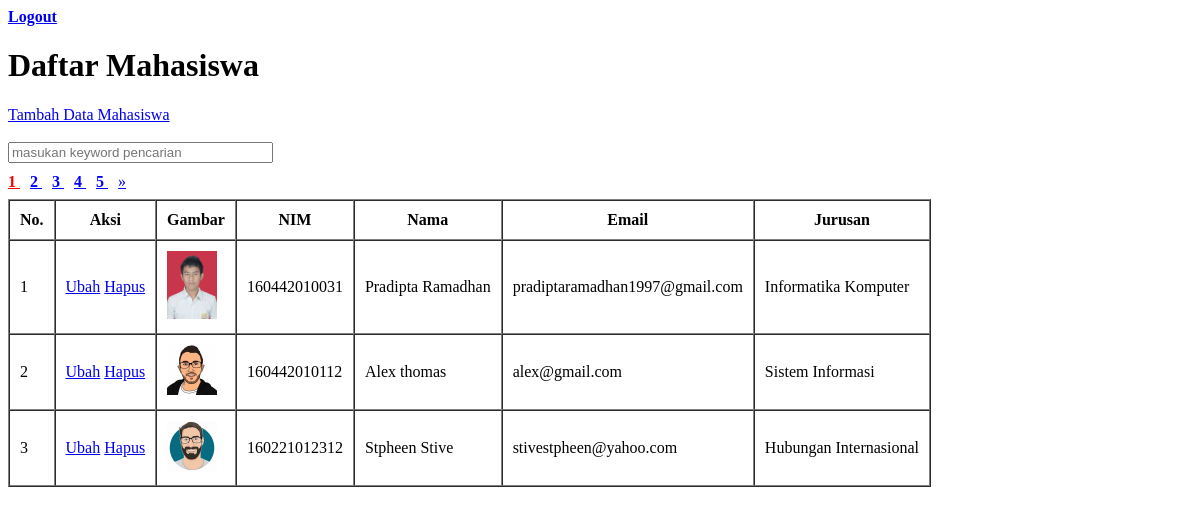
The app's page /index.php (signed in) with its own data.
### tables this page shows
CREATE TABLE `mahasiswa` (
  `id` int(11) NOT NULL,
  `nama` varchar(100) NOT NULL,
  `nim` varchar(15) NOT NULL,
  `email` varchar(100) NOT NULL,
  `jurusan` varchar(100) NOT NULL,
  `gambar` varchar(100) NOT NULL
);

### functions.php (called while the page is built, shortened)
<?php
       $conn = mysqli_connect("localhost", "root", "", "phpdasar");
        function query($query) {
            global $conn;
            $result = mysqli_query($conn, $query);
            $rows = [];
            while($row = mysqli_fetch_assoc($result)) {
                $rows[] = $row;
            }
            return $rows;
        }
        $jumlahDataPerHalaman = 3;
        $jumlahData = count(query ("SELECT * FROM mahasiswa") );
        $jumlahHalaman = ceil($jumlahData / $jumlahDataPerHalaman);
        $halamanAktif = ( isset($_GET["halaman"]) ) ? $_GET["halaman"] : 1;
        $awalData = ( $jumlahDataPerHalaman * $halamanAktif ) - $jumlahDataPerHalaman;
?>

### index.php (the view, shortened to what this page needs)
<?php
    require 'functions.php';
    $mahasiswa = query("SELECT * FROM mahasiswa LIMIT $awalData, $jumlahDataPerHalaman");
?>
<!DOCTYPE html>
<html>
<head>
    <link rel="stylesheet" type="text/css" href="css/style.css">
</head>
<body>
    <a href="logout.php"><b>Logout</b></a>
    <h1>Daftar Mahasiswa</h1>
    <a href="tambah.php">Tambah Data Mahasiswa</a>
    <br><br>
    <form action="" method="post">
        <input type="text" name="keyword" size="30" autofocus
        placeholder="masukan keyword pencarian" autocomplete="off" id="keyword">
    </form>
    <div class = "pagination">
    <?php for( $i = 1; $i <= $jumlahHalaman; $i++ ) : ?>
        <?php if($i == $halamanAktif) : ?>
        <a href = "?halaman=<?= $i ?>" class="href1">  <?= $i; ?>  </a>
        <?php else : ?>
        <a href = "?halaman=<?= $i ?>" class="href2">  <?= $i; ?>  </a>
        <?php endif; ?>
    <?php endfor; ?>
    <?php if($halamanAktif < $jumlahHalaman) : ?>
        <a href = "?halaman=<?= $halamanAktif + 1; ?>" > &raquo; </a>
    <?php endif; ?>
    </div>
    <br>
    <div id="container">
    <table border="1" cellpadding="10" cellspacing="0">
        <tr>
            <th>No.</th>
            <th>Aksi</th>
            <th>Gambar</th>
            <th>NIM</th>
            <th>Nama</th>
            <th>Email</th>
            <th>Jurusan</th>
        </tr>
        <?php $i = 1; ?>
        <?php foreach($mahasiswa as $row) : ?>
        <tr>
            <td><?= $i; ?></td>
            <td>
                <a href="ubah.php?id=<?= $row["id"]; ?>">Ubah</a>
                <a href="hapus.php?id=<?= $row["id"]; ?>" onclick="return confirm('Anda yakin ?');" >Hapus</a>
            </td>
            <td><img src="img/<?= $row["gambar"]; ?>" width="50"></td>
            <td><?= $row["nim"]; ?></td>
            <td><?= $row["nama"]; ?></td>
            <td><?= $row["email"]; ?></td>
            <td><?= $row["jurusan"]; ?></td>
        </tr>
            <?php $i++; ?>
        <?php endforeach; ?>
    </table>
    </div>
</body>

### css/style.css (style rules this page uses)
.pagination .href2 { margin-right: 10px; color: blue; font-weight: bold; }
.pagination .href1 { margin-right: 10px; color: red; font-weight: bold; }
.pagination { margin-top: 10px; margin-bottom: -10px; }

### records on screen
mahasiswa: gambar (picture), nim "160442010031", nama "Pradipta Ramadhan", email "pradiptaramadhan1997@gmail.com", jurusan "Informatika Komputer"
mahasiswa: gambar (picture), nim "160442010112", nama "Alex thomas", email "alex@gmail.com", jurusan "Sistem Informasi"
mahasiswa: gambar (picture), nim "160221012312", nama "Stpheen Stive", email "stivestpheen@yahoo.com", jurusan "Hubungan Internasional"
